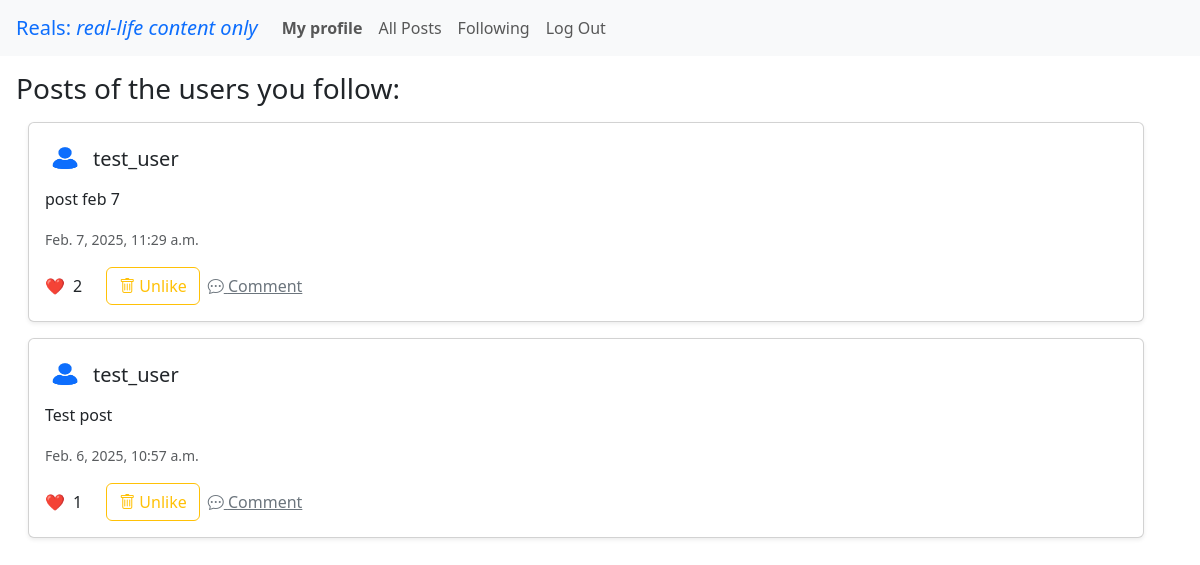
Screenshot of /followed_posts (signed in) with the database file from the repository.
### network/models.py (models this page shows, shortened)
class Post(models.Model):
    user = models.ForeignKey(User, on_delete=models.CASCADE, related_name="posts")
    content = models.TextField(max_length=1000)
    timestamp = models.DateTimeField(auto_now_add=True)
    active = models.BooleanField(default=True) # the admin can block users
    def like_count(self):
        return self.likes.count()
    class Meta:
        ordering = ['-timestamp']

class User(AbstractUser):
    pass

### network/views.py (the view)
# urls.py: path('followed_posts', views.followed_posts, name='followed_posts'),
@login_required
def followed_posts(request):
    followed_users = Following.objects.filter(follower=request.user).values_list('followed', flat=True)
    followed_posts = Post.objects.filter(user__in=followed_users).order_by('-timestamp')
    paginator = Paginator(followed_posts, 10)  # display 10 posts at a time
    page_number = request.GET.get('page')
    page_obj = paginator.get_page(page_number)
    post_data = []
    for post in page_obj:
        unlike_option = Like.objects.filter(post=post, user=request.user).exists() # the user had already liked hte post and can now unlike it
        post_data.append({
            'post': post,
            'unlike_option': unlike_option
        })
    return render(request, 'network/followed_posts.html', {'page_obj': page_obj, 'posts': post_data})

### network/templates/network/followed_posts.html
{% extends "network/layout.html" %}
{% block body %}
<h3 class='mx-3 my-3'>  Posts of the users you follow: </h3>
<div class="container mx-3">
{% include 'network/partials/posts.html' %}
</div>
{% endblock %}

### network/templates/network/partials/post.html (shortened to what this page needs)
{% load static %}
<div id="post-{{ post_dict.post.id }}" class="card mb-3 shadow-sm rounded">
    <div class="card-body">
        <div class="d-flex align-items-center">
            <img src="{% static 'network/network_profile_user.jpg' %}" alt="Profile" class="rounded-circle me-2" width="40" height="40">
            <h5 class="card-title mb-0">
                {% with post_dict.post.user.id as user_id %}
                <a href="{% url 'profile' user_id=user_id %}" class="text-dark text-decoration-none">
                    {% endwith %}
                    {{ post_dict.post.user.username }}
                </a>
            </h5>
        </div>
        <p class="mt-2">{{ post_dict.post.content }}</p>
        <small class="text-muted">{{ post_dict.post.timestamp }}</small>
        {% if user.is_authenticated %}
        <div class="d-flex align-items-center mt-3">
            <span  class="text-danger me-2">❤️</span> <span id="like-count-{{post_dict.post.id}}" class="me-3">{{ post_dict.post.like_count }}</span>
            {% if user == post_dict.post.user %}
                <button class="btn btn-primary mx-2"
                        hx-get="{% url 'edit_post' post_id=post_dict.post.id %}"
                        hx-target="#post-{{ post_dict.post.id }}"
                        hx-swap="outerHTML"
                        id="edit-btn">
                    <i class="bi bi-pencil-square"></i> Edit
                </button>
            {% else %}
                    <form id="like-form">
                        <button class="btn {% if post_dict.unlike_option %}btn-outline-warning mx-2 {% else %}btn-outline-success mx-2 {% endif %}"
                                type="button"
                                hx-post="{% url 'like' post_dict.post.id %}"
                                hx-target="#like-btn-{{post_dict.post.id}}"
                                hx-swap="outerHTML"
                                id="like-btn-{{post_dict.post.id}}">
                            {% if post_dict.unlike_option %}
                            <i class="bi bi-trash"></i> Unlike
                            {% else %}
                            <i class="bi bi-hand-thumbs-up"></i> Like
                            {% endif %}
                        </button>
                    </form>
                <a href="#" class="text-secondary">
                    <i class="bi bi-chat-dots"></i> Comment
                </a>
            {% endif %}
        </div>
        {% endif %}
        </div>
</div>

### rows the page displays
Post: post.user.username "test_user", post.content "post feb 7", post.timestamp "Feb. 7, 2025, 11:29 a.m.", post.like_count "2"
Post: post.user.username "test_user", post.content "Test post", post.timestamp "Feb. 6, 2025, 10:57 a.m.", post.like_count "1"
